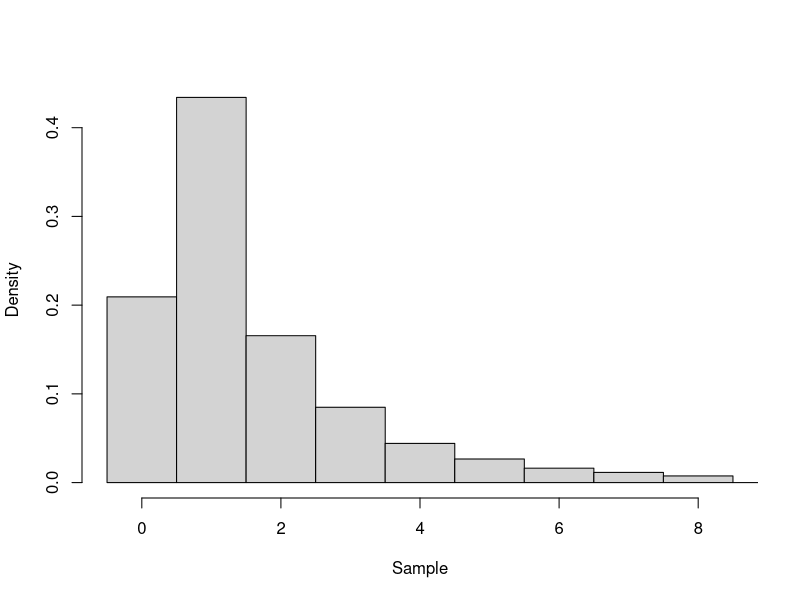
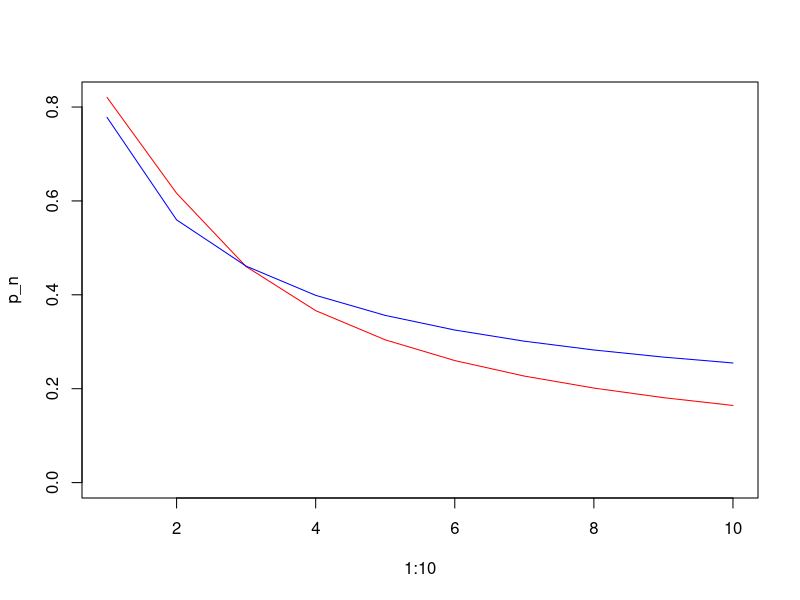
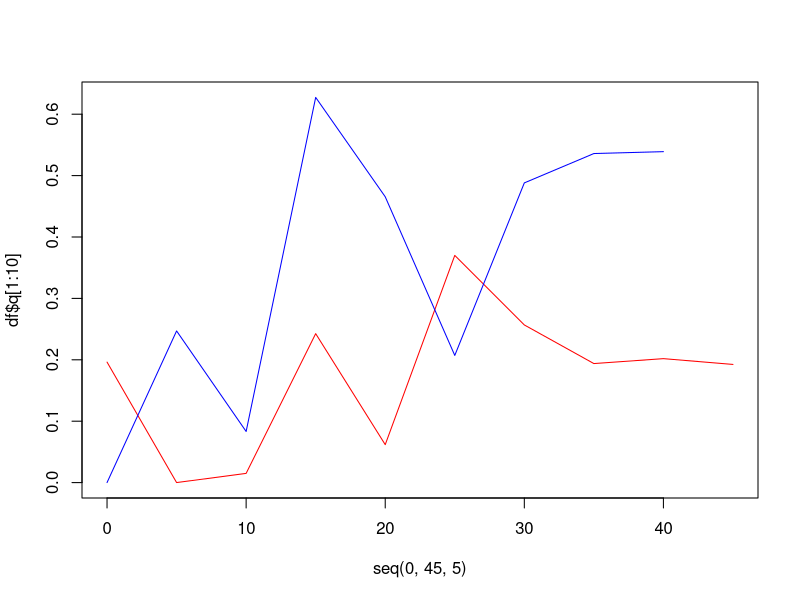
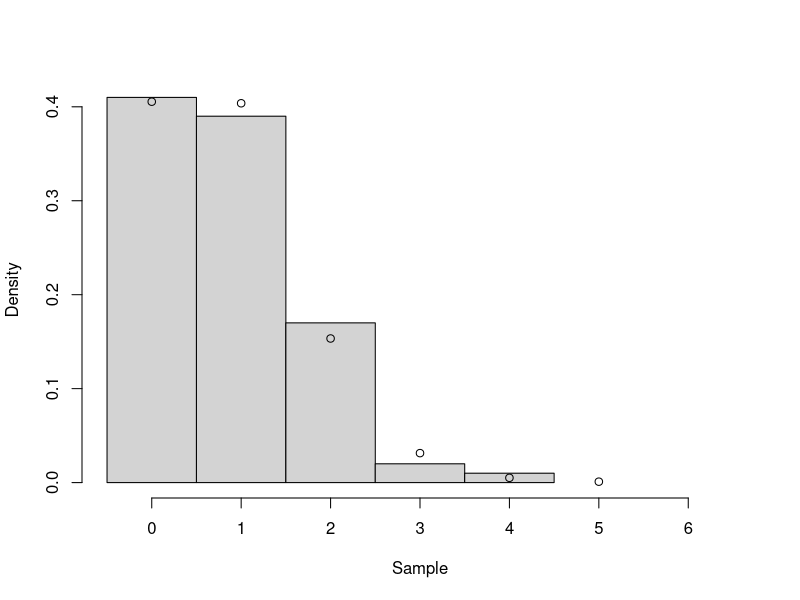
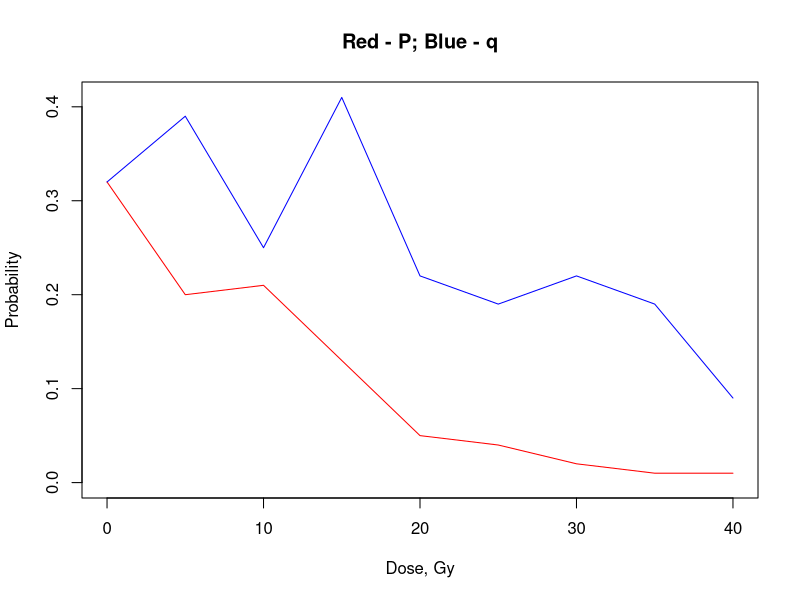
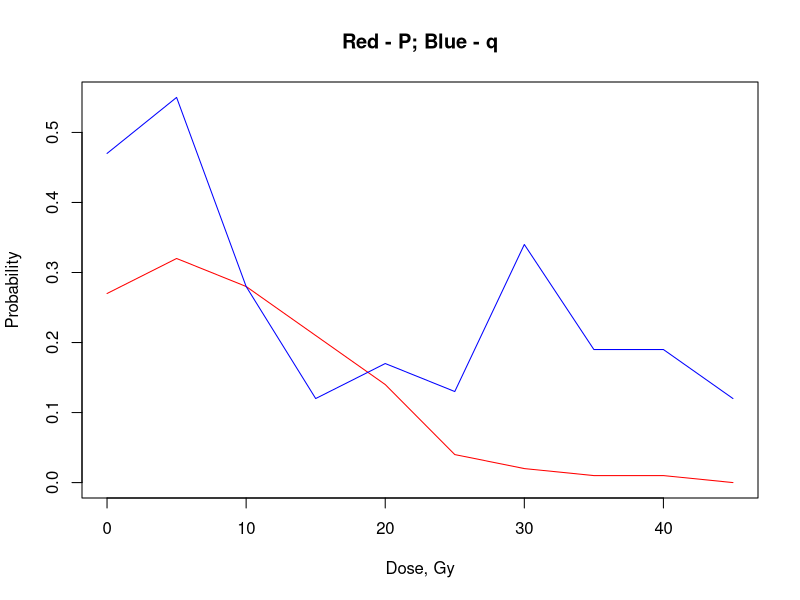
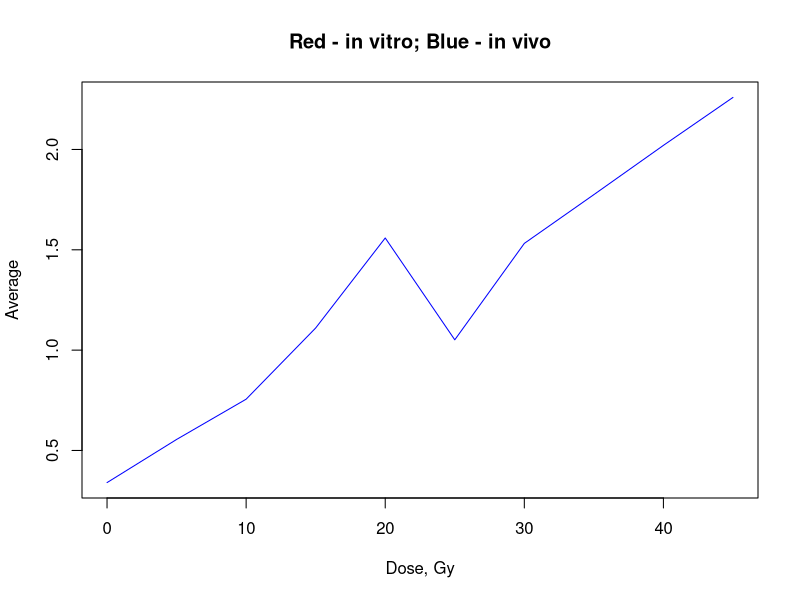
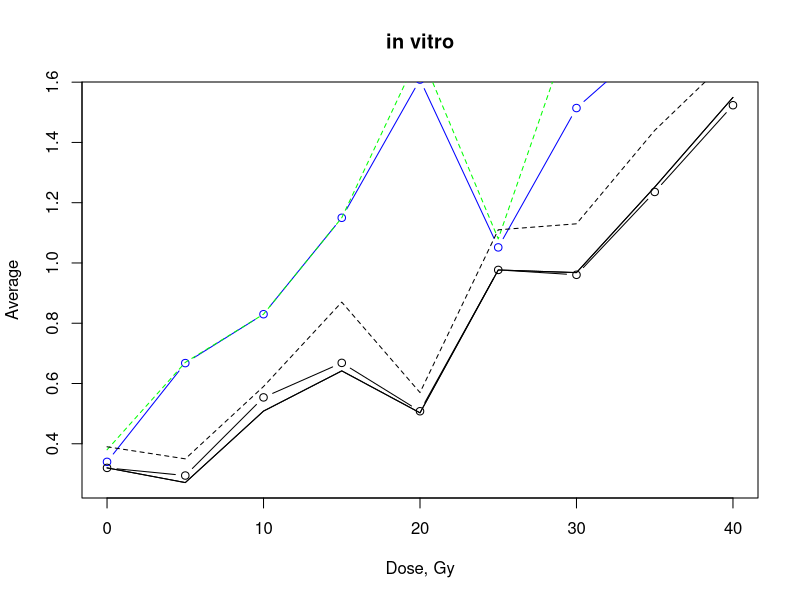

The R script that drew these images, in order:
p_0 <- 0.2

log_0_prepering <- function(p = 0.5){
  tdistr <- (1 - p_0) * (-p) / log(1 - p)
  sum_distr <- p_0
  sum <- c(p_0)
  k <- 2
  
  while(tdistr > 1e-10) {
    sum_distr <- sum_distr + tdistr
    sum <- c(sum, sum_distr)
    tdistr <- tdistr * p / k * (k - 1)
    k <- k + 1
  }
  
  return(sum)
}

rlog_0 <- function(p = 0.5, sum) {
  x <- runif(1)
  j <- 1
  
  while (x > sum[j]) {
    j <- j + 1
  }
  
  return(j - 1)
}

rnlog_0 <- function(n = 1, p = 0.5, sum){
  v <- replicate(n, rlog_0(p, sum))
  
  return(v)
}

table_log <- log_0_prepering(0.75)
v <- rnlog_0(10000, 0.75, table_log)
hist(v[v < 9], probability = TRUE, breaks = seq(-0.5, max(v) + 0.5, 1), xlim = c(-0.5, 8.5), xlab = "Sample", main = "")


log_prepering <- function(p = 0.5){
  tdistr <- (-p) / log(1 - p)
  sum_distr <- tdistr
  sum <- c(sum_distr)
  k <- 2
  
  while(tdistr > 1e-10) {
    tdistr <- tdistr * p / k * (k - 1)
    sum_distr <- sum_distr + tdistr
    sum <- c(sum, sum_distr)
    k <- k + 1
  }
  
  return(sum)
}

rlog <- function(sum) {
  x <- runif(1)
  j <- 1
  
  while (x > sum[j]) {
    j <- j + 1
  }
  
  return(j)
}

rnlog <- function(n = 1, sum){
  v <- replicate(n, rlog(sum))
  
  if(n == 0)
    v <- 0;
  
  return(v)
}

rlogbinom <- function(num = 1, sumlog, n = 1, p = 0.5) {
  res <- c()
  
  for(i in rbinom(num, n, p)){
    res <- c(res, sum(0, rnlog(i, sumlog)))
  }
  
  return(res)
}

rbinomlog <- function(num = 1, sumlog, n = 1, p = 0.5) {
  res <- c()
  
  for(i in rnlog(num, sumlog)){
    res <- c(res, sum(0, rbinom(i, n, p)))
  }
  
  return(res)
}

get_prob_0 <- function(p, n, q){
  return ((1 - p)^n)
}

get_prob_1 <- function(p, n, q){
  return (n * p * (1 - p)^(n - 1) * (-q) / log(1 - q))
}

get_prob_2 <- function(p, n, q){
  return (n * p * (1 - p)^(n - 2) * (q^2) / log(1 - q) * ((n - 1) * p / log(1 - q) - (1 - p)) / 2)
}

get_prob_3 <- function(p, n, q){
  return (n * p * (1 - p)^(n - 3) * (-q^3) / log(1 - q) * ((n - 1) * (n - 2) * p^2  / (log(1 - q))^2 - 3 * (n - 1) * p * (1 - p) / log(1 - q) + 2 * (1 - p)^2) / 6)
}

get_prob_4 <- function(p, n, q){
  return (n * p * (1 - p)^(n - 4) * (q^4) / log(1 - q) * ((n - 1) * (n - 2) * (n - 3) * p^3  / (log(1 - q))^3 - 6 * (n - 1) * (n - 2) * p^2 * (1 - p) / (log(1 - q))^2 + 11 * (n - 1) * p * (1 - p)^2 / log(1 - q) - 6 * (1 - p)^3) / 24)
}

get_prob <- function(p, n, q, k){
  if (k == 0){
    return(get_prob_0(p, n, q))
  }
  
  if (k == 1){
    return(get_prob_1(p, n, q))
  }
  
  if (k == 2){
    return(get_prob_2(p, n, q))
  }
  
  if (k == 3){
    return(get_prob_3(p, n, q))
  }
  
  if (k == 4){
    return(get_prob_4(p, n, q))
  }
  
  if (k >= 5){
    return(1 - get_prob_0(p, n, q) - get_prob_1(p, n, q) - get_prob_2(p, n, q) - get_prob_3(p, n, q) - get_prob_4(p, n, q))
  }
}

m_log_lik <- function(params, x.in, E, n) {
  q = params[1]
  res <- 0
  p <- - log(1 - q) * (1 - q) / n / q * E
  
  for (i in x.in){
    prob <- get_prob(p, n, q, i)
    
    if (prob < 0)
      prob <- get_prob(0.99, n, q, i)
    
    res <- res + log(prob)
  }
  
  return(-res)
}

generate_sample <- function(num_k){
  sam <- c()
  
  for (i in 1:length(num_k)){
    sam <- c(sam, rep.int(i - 1, num_k[i]))
  }
  
  return(sam)
}

my_chisq <- function(exp_prob, prob){
  res <- 0
  
  for (i in 1:length(prob)){
    res <- res + (exp_prob[i] - prob[i])^2/prob[i]
  }
  
  return(res)
}

hist_make <- function (n, exp_prob, get_hist){
  # q <- 0.2
  # p <- 0.25
  # sum <- log_prepering(q)
  # 
  # v <-rlogbinom(10000, sum, n, p)
  
  res <- c(n)
  sam <- generate_sample(exp_prob)
  exp_prob <- exp_prob / 100
  
  opt.res <- optimise(function(q) m_log_lik(q, sam, mean(sam), n),lower = 0, upper = 1)
  q <-opt.res$minimum
  res <- c(res, q)
  
  p <- - log(1 - q) * (1 - q) / n / q * mean(sam)
  res <- c(res, p)
  
  prob <- c()
  
  for (i in 0:4){
    prob <- c(prob, get_prob(p, n, q, i))
  }
  
  prob <- c(prob, 1 - sum(prob))
  
  max_el_x = max(sam)
  max_el_y = max(exp_prob, prob)
  
  if (get_hist == TRUE){
    hist.default(sam, probability = TRUE, breaks = seq(-0.5, max_el_x + 0.5, 1), xlim = c(-0.5,6.5), ylim = c(0, max_el_y), xlab = "Sample", main = "")
    points(0:5, prob)
  }
  
  for (i in 1:length(prob)){
    while (100 * prob[i] < 5 && i < length(prob)){
      prob[i] <- prob[i] + prob[i + 1]
      prob <- prob[-(i + 1)]
      exp_prob[i] <- exp_prob[i] + exp_prob[i + 1]
      exp_prob <- exp_prob[-(i + 1)]
    }
  }
  
  if (100 * prob[length(prob)] < 5){
    prob[length(prob) - 1] <- prob[length(prob) - 1] + prob[length(prob)]
    prob <- prob[-length(prob)]
    exp_prob[length(exp_prob) - 1] <- exp_prob[length(exp_prob) - 1] + exp_prob[length(exp_prob)]
    exp_prob <- exp_prob[-length(exp_prob)]
  }
  
  df <- length(prob) - 3

  if (df < 1){
    df <- 1
  }
  
  chi <- 100 * my_chisq(exp_prob, prob)
  res <- c(res, 1 - pchisq(chi, df))
  
  return(res)
}

vec <- c(66, 31, 2, 1, 0, 0)
vec <- c(vec, 50, 35, 13, 2, 0, 0)
vec <- c(vec, 41, 39, 17, 2, 1, 0)
vec <- c(vec, 27, 39, 29, 3, 1, 1)
vec <- c(vec, 22, 22, 32, 15, 6, 3)
vec <- c(vec, 33, 39, 18, 8, 1, 1)
vec <- c(vec, 21, 29, 21, 14, 10, 5)
vec <- c(vec, 17, 24, 32, 11, 10, 6)
vec <- c(vec, 15, 17, 29, 18, 11, 10)
vec <- c(vec, 13, 14, 24, 24, 12, 13)
vec <- c(vec, 68, 25, 7, 0, 0, 0)
vec <- c(vec, 74, 19, 5, 2, 0, 0)
vec <- c(vec, 59, 24, 16, 1, 0, 0)
vec <- c(vec, 48, 33, 11, 3, 2, 3)
vec <- c(vec, 59, 31, 5, 4, 1, 0)
vec <- c(vec, 37, 31, 22, 6, 2, 2)
vec <- c(vec, 35, 37, 17, 5, 3, 3)
vec <- c(vec, 26, 36, 19, 10, 5, 4)
vec <- c(vec, 19, 33, 25, 11, 7, 5)

m <- matrix(vec, 19, 6, byrow = TRUE)

df <- data.frame(n = c(0), q = c(0), p = c(0), p_value = c(0))

for (i in 1:19){
  max <- 0
  n <- 1
  for (j in 1:50){
    res <- hist_make(j, m[i,], FALSE)
    
    if (res[4] > max){
      max <- res[4]
      n <- j
    }
  }
  res <- hist_make(n, m[i,], FALSE)
  df[nrow(df) + 1, ] <- res
  print(res)
}

df <- df[-1, ]

pq_n <-function(n){
  p_n <- c()
  q_n <- c()
  
  for (j in 1:10){
    res <- hist_make(j, m[n,], FALSE)
    
    p_n <- c(p_n, res[3])
    q_n <- c(q_n, res[2])
  }
  
  plot(1:10, p_n, type = "l", col = "red", ylim = c(0, max(p_n, q_n)))
  lines(1:10, q_n, type = "l", col = "blue")
}

pq_n(8)

plot(seq(0, 45, 5), df$q[1:10], type = "l", col = "red", ylim = c(0, max(df$q, df$p)))
lines(seq(0, 40, 5), df$q[11:19], type = "l", col = "blue")

print(df)

print(hist_make(2.46, m[3,], TRUE))

p_il_invitro <- c(0.32, 0.20, 0.21, 0.13, 0.05, 0.04, 0.02, 0.01, 0.01)
q_il_invitro <- c(0.32, 0.39, 0.25, 0.41, 0.22, 0.19, 0.22, 0.19, 0.09)

plot(seq(0, 40, 5), p_il_invitro, type = "l", col = "red", ylim = c(0, max(p_il_invitro, q_il_invitro)), main = "Red - P; Blue - q", xlab = "Dose, Gy", ylab = "Probability")
lines(seq(0, 40, 5), q_il_invitro, type = "l", col = "blue")

p_il_invivo  <- c(0.27, 0.32, 0.28, 0.21, 0.14, 0.04, 0.02, 0.01, 0.01, 0.00)
q_il_invivo  <- c(0.47, 0.55, 0.28, 0.12, 0.17, 0.13, 0.34, 0.19, 0.19, 0.12)

plot(seq(0, 45, 5), p_il_invivo, type = "l", col = "red", ylim = c(0, max(p_il_invivo, q_il_invivo)), main = "Red - P; Blue - q", xlab = "Dose, Gy", ylab = "Probability")
lines(seq(0, 45, 5), q_il_invivo, type = "l", col = "blue")

n_vect <- c(1, 1.36, 2.46, 5.02, 10.92, 24.74, 57.63, 137.08, 331.22, 810.31, 1, 1.36, 2.46, 5.02, 10.92, 24.74, 57.63, 137.08, 331.22)

df <- data.frame(n = c(0), q = c(0), p = c(0), p_value = c(0))

for (i in 1:19){
  res <- hist_make(n_vect[i], m[i,], FALSE)
  df[nrow(df) + 1, ] <- res
}

df <- df[-1, ]

plot(seq(0, 45, 5), df$p[1:10] * df$n[1:10], type = "l", col = "blue", ylab = "Average", xlab = "Dose, Gy", main = "Red - in vitro; Blue - in vivo")
plot(seq(0, 40, 5), df$p[11:19] * df$n[11:19], type = "l", col = "black", ylab = "Average", xlab = "Dose, Gy", main = "in vitro")
lines(seq(0, 40, 5), df$p[11:19] * df$n[11:19], type = "l", col = "black")

n_vect <- c(1, 5, 10, 15, 20, 25, 30, 35, 40, 45, 1, 5, 10, 15, 20, 25, 30, 35, 40)

df <- data.frame(n = c(0), q = c(0), p = c(0), p_value = c(0))

for (i in 1:19){
  res <- hist_make(n_vect[i], m[i,], FALSE)
  df[nrow(df) + 1, ] <- res
}

df <- df[-1, ]

lines(seq(0, 45, 5), df$p[1:10] * df$n[1:10], type = "b", col = "blue")
lines(seq(0, 40, 5), df$p[11:19] * df$n[11:19], type = "b", col = "black")

mid <- c(0.38, 0.67, 0.83, 1.15, 1.70, 1.08, 1.83, 1.91, 2.23, 2.47, 0.39, 0.35, 0.59, 0.87, 0.57, 1.11, 1.13, 1.44, 1.69)

lines(seq(0, 45, 5), mid[1:10], type = "l", lty = 2, col = "green")
lines(seq(0, 40, 5), mid[11:19], type = "l", lty = 2, col = "black")
